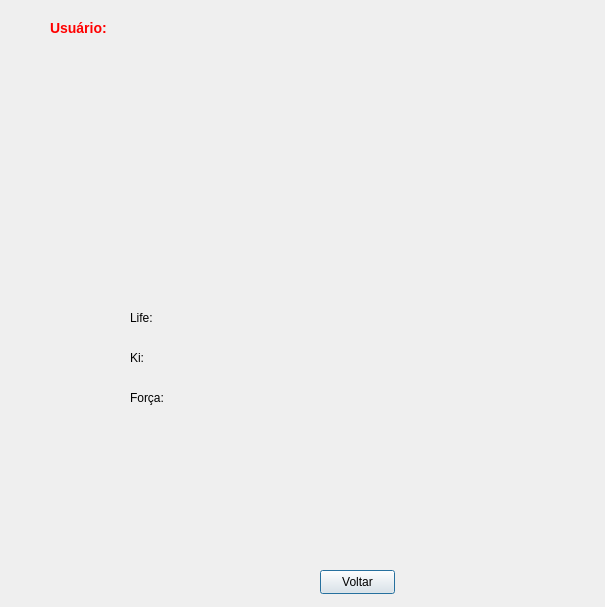
<?xml version="1.0" encoding="UTF-8"?>
<ui version="4.0">
 <class>Perfil_usuario</class>
 <widget class="QDialog" name="Perfil_usuario">
  <property name="geometry">
   <rect>
    <x>0</x>
    <y>0</y>
    <width>605</width>
    <height>607</height>
   </rect>
  </property>
  <property name="windowTitle">
   <string>Perfil do Usuário</string>
  </property>
  <widget class="QLabel" name="label">
   <property name="geometry">
    <rect>
     <x>50</x>
     <y>20</y>
     <width>100</width>
     <height>16</height>
    </rect>
   </property>
   <property name="styleSheet">
    <string notr="true">color: red;
font: bold 14px;
</string>
   </property>
   <property name="text">
    <string>Usuário:</string>
   </property>
   <property name="textFormat">
    <enum>Qt::TextFormat::AutoText</enum>
   </property>
  </widget>
  <widget class="QLabel" name="label_username">
   <property name="geometry">
    <rect>
     <x>150</x>
     <y>20</y>
     <width>200</width>
     <height>16</height>
    </rect>
   </property>
   <property name="text">
    <string/>
   </property>
  </widget>
  <widget class="QLabel" name="label_life">
   <property name="geometry">
    <rect>
     <x>130</x>
     <y>310</y>
     <width>49</width>
     <height>16</height>
    </rect>
   </property>
   <property name="text">
    <string>Life:</string>
   </property>
  </widget>
  <widget class="QLabel" name="label_life_value">
   <property name="geometry">
    <rect>
     <x>150</x>
     <y>60</y>
     <width>100</width>
     <height>16</height>
    </rect>
   </property>
   <property name="text">
    <string/>
   </property>
  </widget>
  <widget class="QLabel" name="label_ki">
   <property name="geometry">
    <rect>
     <x>130</x>
     <y>350</y>
     <width>49</width>
     <height>16</height>
    </rect>
   </property>
   <property name="text">
    <string>Ki:</string>
   </property>
  </widget>
  <widget class="QLabel" name="label_ki_value">
   <property name="geometry">
    <rect>
     <x>150</x>
     <y>100</y>
     <width>100</width>
     <height>16</height>
    </rect>
   </property>
   <property name="text">
    <string/>
   </property>
  </widget>
  <widget class="QLabel" name="label_forca">
   <property name="geometry">
    <rect>
     <x>130</x>
     <y>390</y>
     <width>261</width>
     <height>16</height>
    </rect>
   </property>
   <property name="text">
    <string>Força:</string>
   </property>
  </widget>
  <widget class="QLabel" name="label_forca_value">
   <property name="geometry">
    <rect>
     <x>150</x>
     <y>150</y>
     <width>100</width>
     <height>16</height>
    </rect>
   </property>
   <property name="text">
    <string/>
   </property>
  </widget>
  <widget class="QPushButton" name="pushButton">
   <property name="geometry">
    <rect>
     <x>320</x>
     <y>570</y>
     <width>75</width>
     <height>24</height>
    </rect>
   </property>
   <property name="text">
    <string>Voltar</string>
   </property>
  </widget>
  <widget class="QLabel" name="label_2">
   <property name="geometry">
    <rect>
     <x>80</x>
     <y>50</y>
     <width>221</width>
     <height>181</height>
    </rect>
   </property>
   <property name="inputMethodHints">
    <set>Qt::InputMethodHint::ImhUppercaseOnly</set>
   </property>
   <property name="text">
    <string/>
   </property>
   <property name="pixmap">
    <pixmap>../images/joagdo.PNG</pixmap>
   </property>
   <property name="margin">
    <number>0</number>
   </property>
   <property name="indent">
    <number>-4</number>
   </property>
  </widget>
 </widget>
 <resources/>
 <connections/>
</ui>
